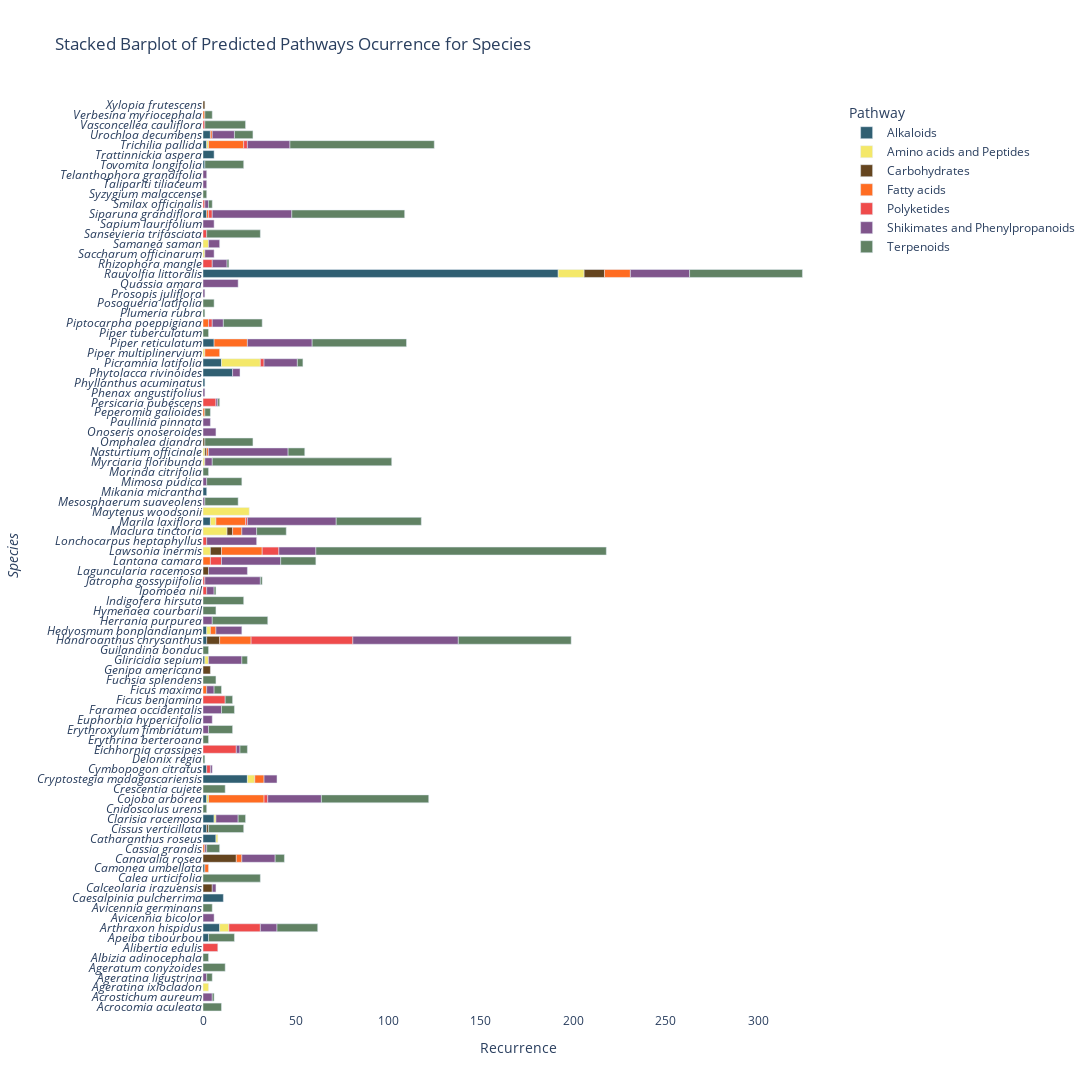
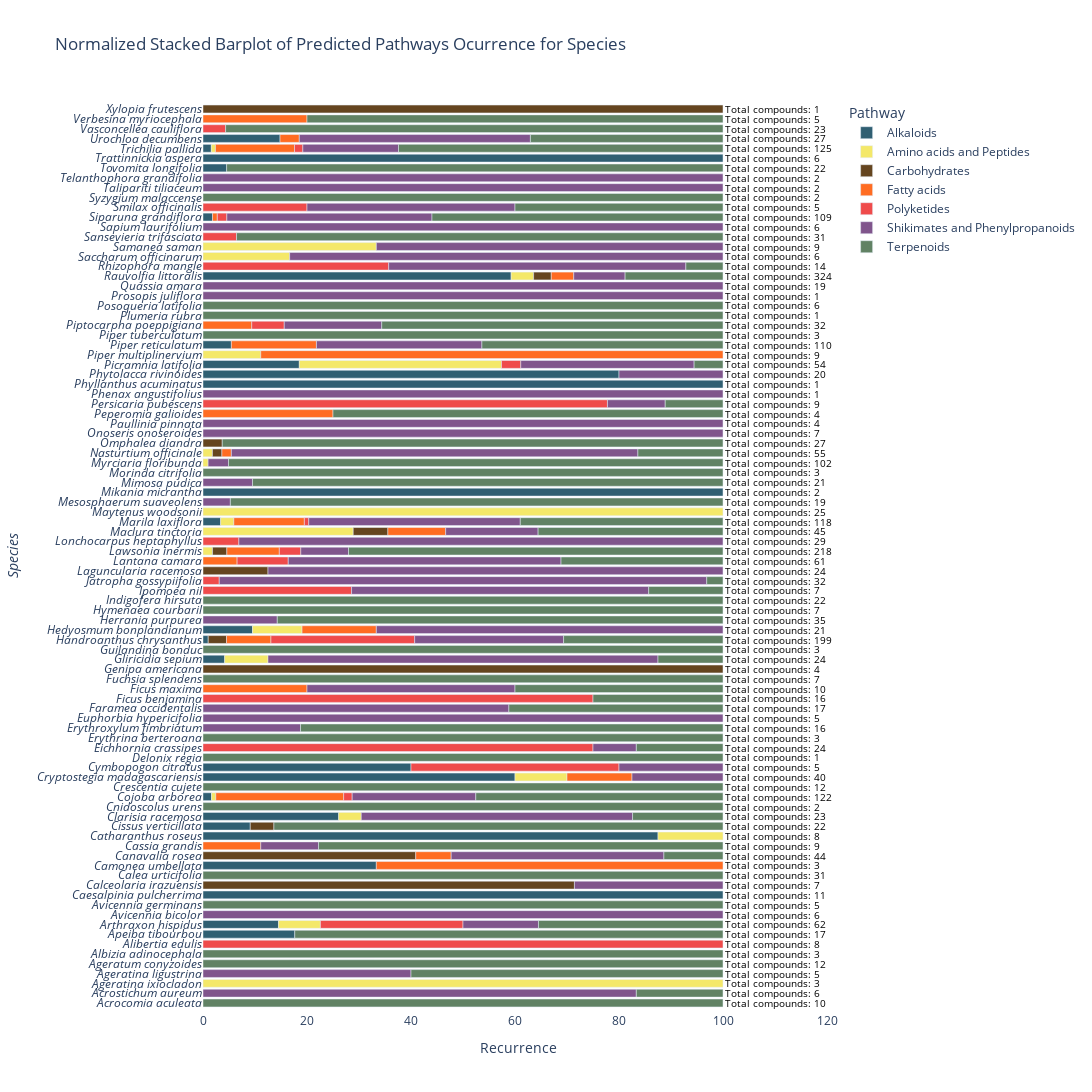

The notebook cell these images were saved under, in order:
### Markdown cell above
# BARPLOT PATHWAY - SPECIES

### Code cell
barplot_pathway_species(output_folder)
barplot_pathway_species_normalized(output_folder)
